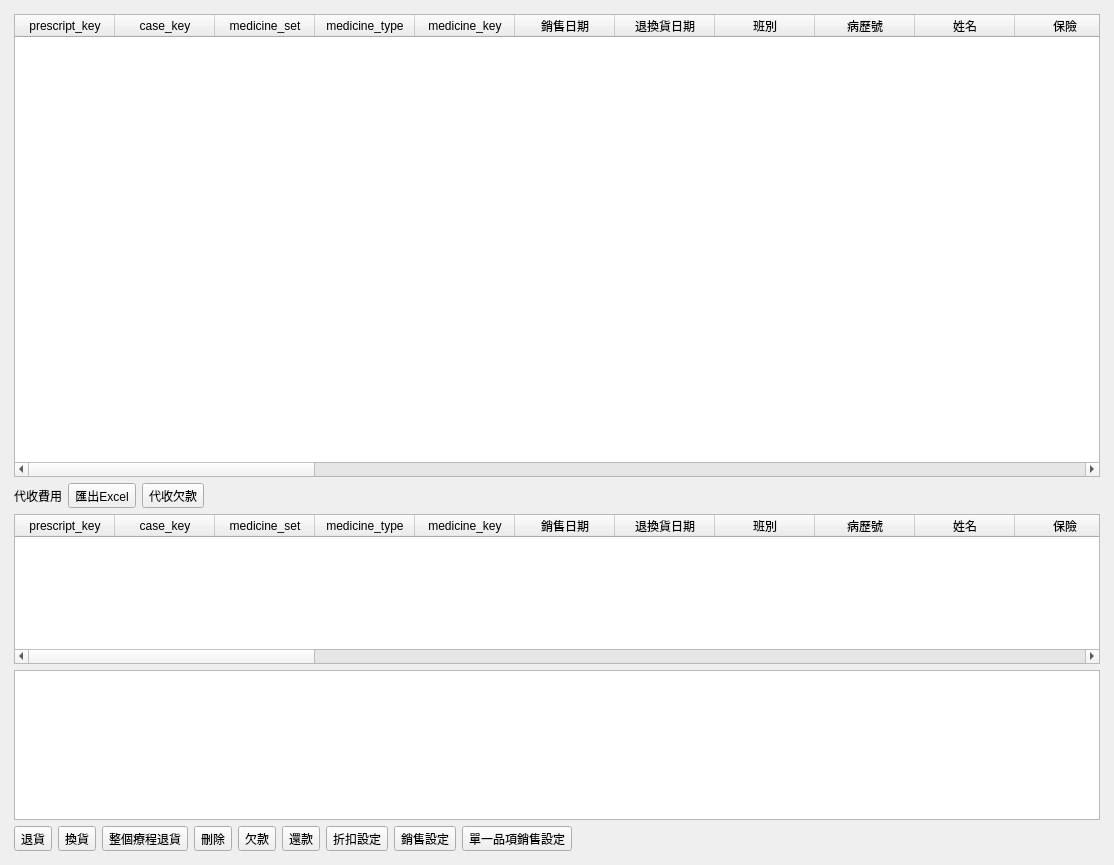
<?xml version="1.0" encoding="UTF-8"?>
<ui version="4.0">
 <class>WindowStatisticsCommissionAmount</class>
 <widget class="QMainWindow" name="WindowStatisticsCommissionAmount">
  <property name="geometry">
   <rect>
    <x>0</x>
    <y>0</y>
    <width>1114</width>
    <height>865</height>
   </rect>
  </property>
  <property name="windowTitle">
   <string>醫師銷售業績統計</string>
  </property>
  <widget class="QWidget" name="centralwidget">
   <layout class="QHBoxLayout" name="horizontalLayout">
    <item>
     <layout class="QVBoxLayout" name="verticalLayout">
      <property name="leftMargin">
       <number>5</number>
      </property>
      <property name="topMargin">
       <number>5</number>
      </property>
      <property name="rightMargin">
       <number>5</number>
      </property>
      <property name="bottomMargin">
       <number>5</number>
      </property>
      <item>
       <widget class="QTableWidget" name="tableWidget_self_prescript">
        <property name="editTriggers">
         <set>QAbstractItemView::NoEditTriggers</set>
        </property>
        <property name="alternatingRowColors">
         <bool>true</bool>
        </property>
        <property name="selectionMode">
         <enum>QAbstractItemView::SingleSelection</enum>
        </property>
        <property name="selectionBehavior">
         <enum>QAbstractItemView::SelectRows</enum>
        </property>
        <property name="sortingEnabled">
         <bool>true</bool>
        </property>
        <column>
         <property name="text">
          <string>prescript_key</string>
         </property>
        </column>
        <column>
         <property name="text">
          <string>case_key</string>
         </property>
        </column>
        <column>
         <property name="text">
          <string>medicine_set</string>
         </property>
        </column>
        <column>
         <property name="text">
          <string>medicine_type</string>
         </property>
        </column>
        <column>
         <property name="text">
          <string>medicine_key</string>
         </property>
        </column>
        <column>
         <property name="text">
          <string>銷售日期</string>
         </property>
        </column>
        <column>
         <property name="text">
          <string>退換貨日期</string>
         </property>
        </column>
        <column>
         <property name="text">
          <string>班別</string>
         </property>
        </column>
        <column>
         <property name="text">
          <string>病歷號</string>
         </property>
        </column>
        <column>
         <property name="text">
          <string>姓名</string>
         </property>
        </column>
        <column>
         <property name="text">
          <string>保險</string>
         </property>
        </column>
        <column>
         <property name="text">
          <string>單據編號</string>
         </property>
        </column>
        <column>
         <property name="text">
          <string>促銷</string>
         </property>
        </column>
        <column>
         <property name="text">
          <string>產品名稱</string>
         </property>
        </column>
        <column>
         <property name="text">
          <string>數量</string>
         </property>
        </column>
        <column>
         <property name="text">
          <string>單位</string>
         </property>
        </column>
        <column>
         <property name="text">
          <string>日份</string>
         </property>
        </column>
        <column>
         <property name="text">
          <string>總量</string>
         </property>
        </column>
        <column>
         <property name="text">
          <string>單價</string>
         </property>
        </column>
        <column>
         <property name="text">
          <string>折扣</string>
         </property>
        </column>
        <column>
         <property name="text">
          <string>應收金額</string>
         </property>
        </column>
        <column>
         <property name="text">
          <string>實收金額</string>
         </property>
        </column>
        <column>
         <property name="text">
          <string>欠款</string>
         </property>
        </column>
        <column>
         <property name="text">
          <string>還款</string>
         </property>
        </column>
        <column>
         <property name="text">
          <string>還款日期</string>
         </property>
        </column>
        <column>
         <property name="text">
          <string>退貨金額</string>
         </property>
        </column>
        <column>
         <property name="text">
          <string>醫師</string>
         </property>
        </column>
        <column>
         <property name="text">
          <string>抽成率</string>
         </property>
        </column>
        <column>
         <property name="text">
          <string>抽成金</string>
         </property>
        </column>
        <column>
         <property name="text">
          <string>傷助推薦</string>
         </property>
        </column>
        <column>
         <property name="text">
          <string>抽成率</string>
         </property>
        </column>
        <column>
         <property name="text">
          <string>抽成金</string>
         </property>
        </column>
        <column>
         <property name="text">
          <string>護佐</string>
         </property>
        </column>
        <column>
         <property name="text">
          <string>抽成率</string>
         </property>
        </column>
        <column>
         <property name="text">
          <string>抽成金</string>
         </property>
        </column>
        <column>
         <property name="text">
          <string>經手人</string>
         </property>
        </column>
        <column>
         <property name="text">
          <string>備註</string>
         </property>
        </column>
       </widget>
      </item>
      <item>
       <layout class="QHBoxLayout" name="horizontalLayout_4">
        <item>
         <widget class="QLabel" name="label">
          <property name="text">
           <string>代收費用</string>
          </property>
         </widget>
        </item>
        <item>
         <widget class="QToolButton" name="toolButton_export_agent">
          <property name="text">
           <string>匯出Excel</string>
          </property>
          <property name="icon">
           <iconset>
            <normaloff>../icons/gtk-redo-ltr.svg</normaloff>../icons/gtk-redo-ltr.svg</iconset>
          </property>
          <property name="toolButtonStyle">
           <enum>Qt::ToolButtonTextBesideIcon</enum>
          </property>
         </widget>
        </item>
        <item>
         <widget class="QToolButton" name="toolButton_set_agent_debt">
          <property name="text">
           <string>代收欠款</string>
          </property>
          <property name="icon">
           <iconset>
            <normaloff>../icons/task-attention.png</normaloff>../icons/task-attention.png</iconset>
          </property>
          <property name="toolButtonStyle">
           <enum>Qt::ToolButtonTextBesideIcon</enum>
          </property>
         </widget>
        </item>
        <item>
         <spacer name="horizontalSpacer">
          <property name="orientation">
           <enum>Qt::Horizontal</enum>
          </property>
          <property name="sizeHint" stdset="0">
           <size>
            <width>40</width>
            <height>20</height>
           </size>
          </property>
         </spacer>
        </item>
       </layout>
      </item>
      <item>
       <widget class="QTableWidget" name="tableWidget_self_prescript_agent">
        <property name="maximumSize">
         <size>
          <width>16777215</width>
          <height>150</height>
         </size>
        </property>
        <property name="editTriggers">
         <set>QAbstractItemView::NoEditTriggers</set>
        </property>
        <property name="alternatingRowColors">
         <bool>true</bool>
        </property>
        <property name="selectionMode">
         <enum>QAbstractItemView::SingleSelection</enum>
        </property>
        <property name="selectionBehavior">
         <enum>QAbstractItemView::SelectRows</enum>
        </property>
        <property name="sortingEnabled">
         <bool>true</bool>
        </property>
        <column>
         <property name="text">
          <string>prescript_key</string>
         </property>
        </column>
        <column>
         <property name="text">
          <string>case_key</string>
         </property>
        </column>
        <column>
         <property name="text">
          <string>medicine_set</string>
         </property>
        </column>
        <column>
         <property name="text">
          <string>medicine_type</string>
         </property>
        </column>
        <column>
         <property name="text">
          <string>medicine_key</string>
         </property>
        </column>
        <column>
         <property name="text">
          <string>銷售日期</string>
         </property>
        </column>
        <column>
         <property name="text">
          <string>退換貨日期</string>
         </property>
        </column>
        <column>
         <property name="text">
          <string>班別</string>
         </property>
        </column>
        <column>
         <property name="text">
          <string>病歷號</string>
         </property>
        </column>
        <column>
         <property name="text">
          <string>姓名</string>
         </property>
        </column>
        <column>
         <property name="text">
          <string>保險</string>
         </property>
        </column>
        <column>
         <property name="text">
          <string>單據編號</string>
         </property>
        </column>
        <column>
         <property name="text">
          <string>促銷</string>
         </property>
        </column>
        <column>
         <property name="text">
          <string>產品名稱</string>
         </property>
        </column>
        <column>
         <property name="text">
          <string>數量</string>
         </property>
        </column>
        <column>
         <property name="text">
          <string>單位</string>
         </property>
        </column>
        <column>
         <property name="text">
          <string>日份</string>
         </property>
        </column>
        <column>
         <property name="text">
          <string>總量</string>
         </property>
        </column>
        <column>
         <property name="text">
          <string>單價</string>
         </property>
        </column>
        <column>
         <property name="text">
          <string>折扣</string>
         </property>
        </column>
        <column>
         <property name="text">
          <string>應收金額</string>
         </property>
        </column>
        <column>
         <property name="text">
          <string>實收金額</string>
         </property>
        </column>
        <column>
         <property name="text">
          <string>欠款</string>
         </property>
        </column>
        <column>
         <property name="text">
          <string>還款</string>
         </property>
        </column>
        <column>
         <property name="text">
          <string>還款日期</string>
         </property>
        </column>
        <column>
         <property name="text">
          <string>退貨金額</string>
         </property>
        </column>
        <column>
         <property name="text">
          <string>醫師</string>
         </property>
        </column>
        <column>
         <property name="text">
          <string>抽成率</string>
         </property>
        </column>
        <column>
         <property name="text">
          <string>抽成金</string>
         </property>
        </column>
        <column>
         <property name="text">
          <string>傷助推薦</string>
         </property>
        </column>
        <column>
         <property name="text">
          <string>抽成率</string>
         </property>
        </column>
        <column>
         <property name="text">
          <string>抽成金</string>
         </property>
        </column>
        <column>
         <property name="text">
          <string>護佐</string>
         </property>
        </column>
        <column>
         <property name="text">
          <string>抽成率</string>
         </property>
        </column>
        <column>
         <property name="text">
          <string>抽成金</string>
         </property>
        </column>
        <column>
         <property name="text">
          <string>經手人</string>
         </property>
        </column>
        <column>
         <property name="text">
          <string>備註</string>
         </property>
        </column>
       </widget>
      </item>
      <item>
       <widget class="QTextEdit" name="textEdit_remark">
        <property name="maximumSize">
         <size>
          <width>16777215</width>
          <height>150</height>
         </size>
        </property>
        <property name="readOnly">
         <bool>true</bool>
        </property>
       </widget>
      </item>
      <item>
       <layout class="QHBoxLayout" name="horizontalLayout_2">
        <item>
         <layout class="QHBoxLayout" name="horizontalLayout_3">
          <item>
           <widget class="QToolButton" name="toolButton_return">
            <property name="text">
             <string>退貨</string>
            </property>
            <property name="icon">
             <iconset>
              <normaloff>../icons/gtk-redo-ltr.svg</normaloff>../icons/gtk-redo-ltr.svg</iconset>
            </property>
            <property name="toolButtonStyle">
             <enum>Qt::ToolButtonTextBesideIcon</enum>
            </property>
           </widget>
          </item>
          <item>
           <widget class="QToolButton" name="toolButton_exchange">
            <property name="text">
             <string>換貨</string>
            </property>
            <property name="icon">
             <iconset>
              <normaloff>../icons/gtk-refresh.svg</normaloff>../icons/gtk-refresh.svg</iconset>
            </property>
            <property name="toolButtonStyle">
             <enum>Qt::ToolButtonTextBesideIcon</enum>
            </property>
           </widget>
          </item>
          <item>
           <widget class="QToolButton" name="toolButton_return_course">
            <property name="text">
             <string>整個療程退貨</string>
            </property>
            <property name="icon">
             <iconset>
              <normaloff>../icons/gtk-undo-ltr.svg</normaloff>../icons/gtk-undo-ltr.svg</iconset>
            </property>
            <property name="toolButtonStyle">
             <enum>Qt::ToolButtonTextBesideIcon</enum>
            </property>
           </widget>
          </item>
          <item>
           <widget class="QToolButton" name="toolButton_delete">
            <property name="text">
             <string>刪除</string>
            </property>
            <property name="icon">
             <iconset>
              <normaloff>../icons/button_cancel.svg</normaloff>../icons/button_cancel.svg</iconset>
            </property>
            <property name="toolButtonStyle">
             <enum>Qt::ToolButtonTextBesideIcon</enum>
            </property>
           </widget>
          </item>
          <item>
           <widget class="QToolButton" name="toolButton_set_debt">
            <property name="text">
             <string>欠款</string>
            </property>
            <property name="icon">
             <iconset>
              <normaloff>../icons/task-attention.png</normaloff>../icons/task-attention.png</iconset>
            </property>
            <property name="toolButtonStyle">
             <enum>Qt::ToolButtonTextBesideIcon</enum>
            </property>
           </widget>
          </item>
          <item>
           <widget class="QToolButton" name="toolButton_repayment">
            <property name="text">
             <string>還款</string>
            </property>
            <property name="icon">
             <iconset>
              <normaloff>../icons/gtk-refresh.svg</normaloff>../icons/gtk-refresh.svg</iconset>
            </property>
            <property name="toolButtonStyle">
             <enum>Qt::ToolButtonTextBesideIcon</enum>
            </property>
           </widget>
          </item>
          <item>
           <widget class="QToolButton" name="toolButton_set_discount">
            <property name="text">
             <string>折扣設定</string>
            </property>
            <property name="icon">
             <iconset>
              <normaloff>../icons/help-about.png</normaloff>../icons/help-about.png</iconset>
            </property>
            <property name="toolButtonStyle">
             <enum>Qt::ToolButtonTextBesideIcon</enum>
            </property>
           </widget>
          </item>
          <item>
           <widget class="QToolButton" name="toolButton_set_person">
            <property name="text">
             <string>銷售設定</string>
            </property>
            <property name="icon">
             <iconset>
              <normaloff>../icons/system-users.png</normaloff>../icons/system-users.png</iconset>
            </property>
            <property name="toolButtonStyle">
             <enum>Qt::ToolButtonTextBesideIcon</enum>
            </property>
           </widget>
          </item>
          <item>
           <widget class="QToolButton" name="toolButton_set_single_person">
            <property name="text">
             <string>單一品項銷售設定</string>
            </property>
            <property name="icon">
             <iconset>
              <normaloff>../icons/user-info.png</normaloff>../icons/user-info.png</iconset>
            </property>
            <property name="toolButtonStyle">
             <enum>Qt::ToolButtonTextBesideIcon</enum>
            </property>
           </widget>
          </item>
          <item>
           <spacer name="horizontalSpacer_2">
            <property name="orientation">
             <enum>Qt::Horizontal</enum>
            </property>
            <property name="sizeHint" stdset="0">
             <size>
              <width>40</width>
              <height>20</height>
             </size>
            </property>
           </spacer>
          </item>
         </layout>
        </item>
       </layout>
      </item>
     </layout>
    </item>
   </layout>
  </widget>
  <widget class="QMenuBar" name="menubar">
   <property name="geometry">
    <rect>
     <x>0</x>
     <y>0</y>
     <width>1114</width>
     <height>33</height>
    </rect>
   </property>
  </widget>
  <action name="action_export_excel">
   <property name="icon">
    <iconset>
     <normaloff>../icons/document-export.svg</normaloff>../icons/document-export.svg</iconset>
   </property>
   <property name="text">
    <string>匯出Excel</string>
   </property>
  </action>
 </widget>
 <resources/>
 <connections/>
</ui>
